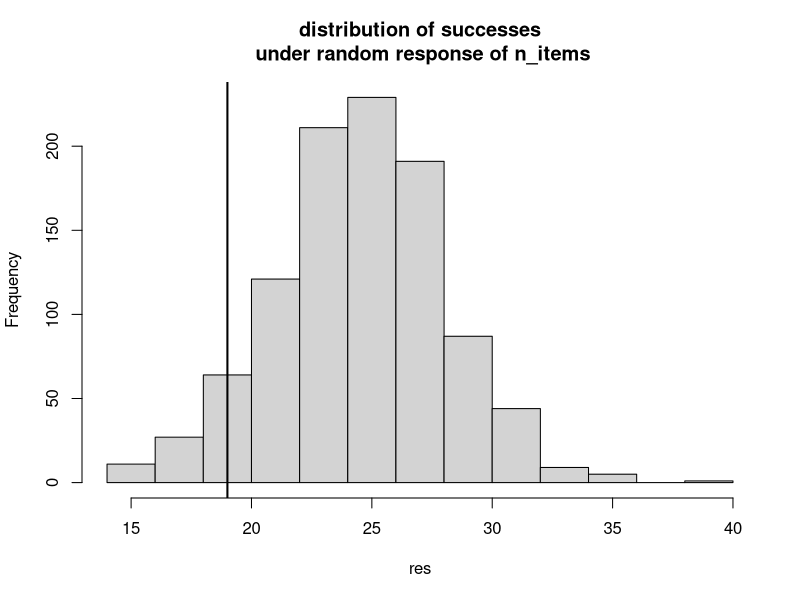

Write the R code that produced this figure.
###############################
# MALINGERING
###############################
rm(list=ls())


## test based on unlikely performance under Random responses
# suppose you have a forced choice test.

n_items = 50
cut_off_rand_success = qbinom(p = 0.05, prob=0.5, size = n_items)

print(cut_off_rand_success)

# probability to obtain lesss thatn cut_off_rand_success in n_items
pbinom(cut_off_rand_success, prob=0.5, size = n_items)

# confidence interval around. Is the observed probability different from 0.5? (that is random choice)
prop.test(cut_off_rand_success, n_items, p=0.5, corr=F)


##
# below I simulate what happens if I simulate k patients that are actually responding randomly
k = 1000
res = rbinom(k, n_items, prob=0.5)
  
hist(res, main="distribution of successes\n under random response of n_items")
empirical_cut_off = quantile(res, prob=0.05)
abline(v=empirical_cut_off, lwd=2)

print(cut_off_rand_success)
print(empirical_cut_off)


# for other details on Sensitivity/Specificity, PPV and NPV for Simulations see code 12 and 12a.
# (the same considerations to detect patients from controls apply also to detect simulators from non-simulators)


